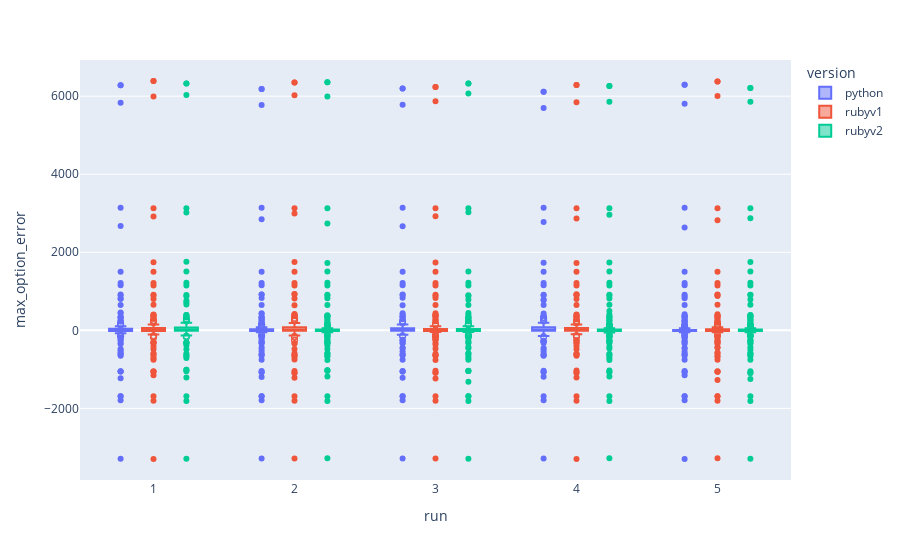

The cell this chart's notebook holds for it:
### Code cell
fig = px.box(error_df, x="run", y="max_option_error", color='version',
             points='suspectedoutliers')
fig.show()

### Figure 1 — Plotly figure (JSON) as saved in the notebook; plotly's stock layout.template omitted (floating-point values rounded to 4 significant figures; data arrays with more than 128 entries replaced by an {"elided": "..."} marker saying what was removed)
{"data": [{"alignmentgroup": "True", "boxpoints": "suspectedoutliers", "hovertemplate": "version=python<br>run=%{x}<br>max_option_error=%{y}<extra></extra>", "legendgroup": "python", "marker": {"color": "#636efa"}, "name": "python", "notched": false, "offsetgroup": "python", "orientation": "v", "showlegend": true, "type": "box", "x": {"elided": "665 int values"}, "x0": " ", "xaxis": "x", "y": {"elided": "665 float values"}, "y0": " ", "yaxis": "y"}, {"alignmentgroup": "True", "boxpoints": "suspectedoutliers", "hovertemplate": "version=rubyv1<br>run=%{x}<br>max_option_error=%{y}<extra></extra>", "legendgroup": "rubyv1", "marker": {"color": "#EF553B"}, "name": "rubyv1", "notched": false, "offsetgroup": "rubyv1", "orientation": "v", "showlegend": true, "type": "box", "x": {"elided": "665 int values"}, "x0": " ", "xaxis": "x", "y": {"elided": "665 float values"}, "y0": " ", "yaxis": "y"}, {"alignmentgroup": "True", "boxpoints": "suspectedoutliers", "hovertemplate": "version=rubyv2<br>run=%{x}<br>max_option_error=%{y}<extra></extra>", "legendgroup": "rubyv2", "marker": {"color": "#00cc96"}, "name": "rubyv2", "notched": false, "offsetgroup": "rubyv2", "orientation": "v", "showlegend": true, "type": "box", "x": {"elided": "665 int values"}, "x0": " ", "xaxis": "x", "y": {"elided": "665 float values"}, "y0": " ", "yaxis": "y"}], "layout": {"boxmode": "group", "legend": {"title": {"text": "version"}, "tracegroupgap": 0}, "margin": {"t": 60}, "xaxis": {"anchor": "y", "domain": [0, 1], "title": {"text": "run"}}, "yaxis": {"anchor": "x", "domain": [0, 1], "title": {"text": "max_option_error"}}}}
